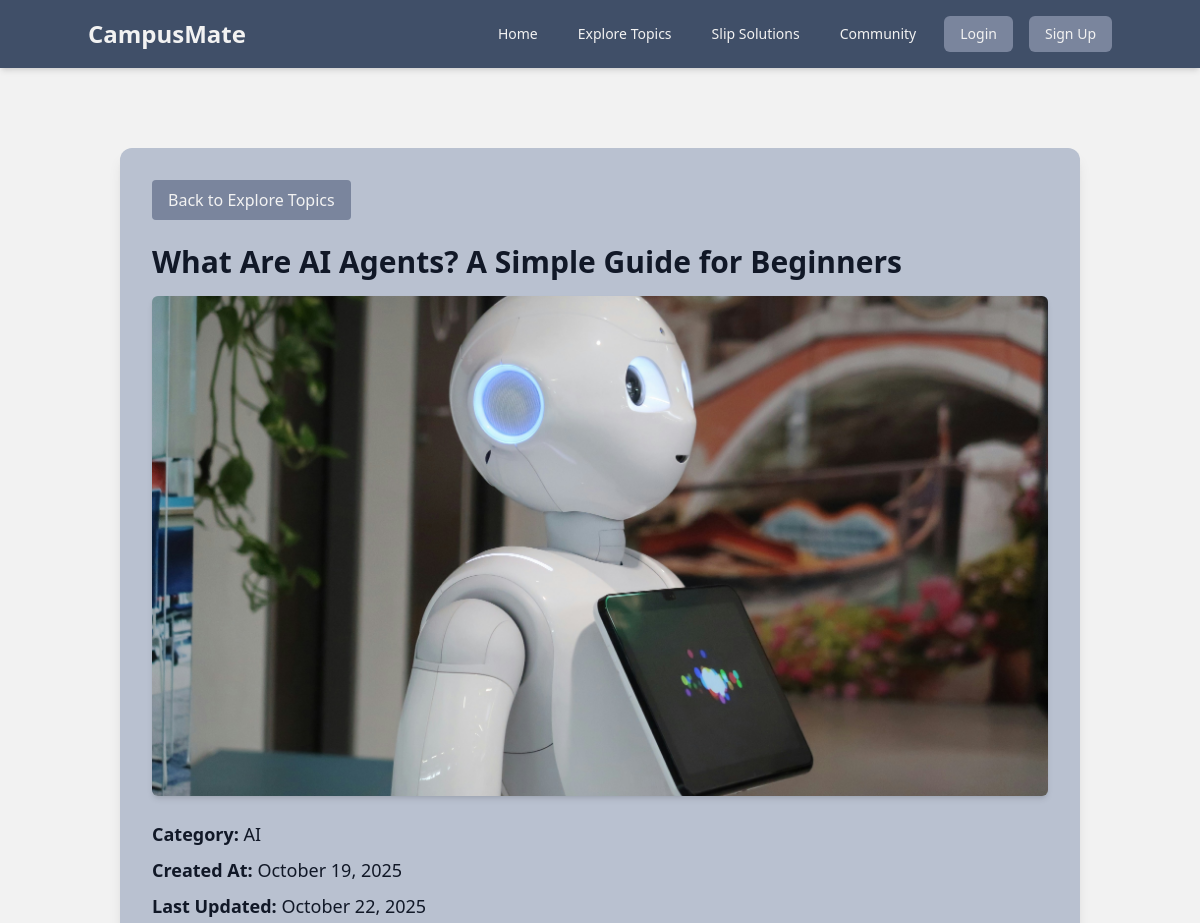
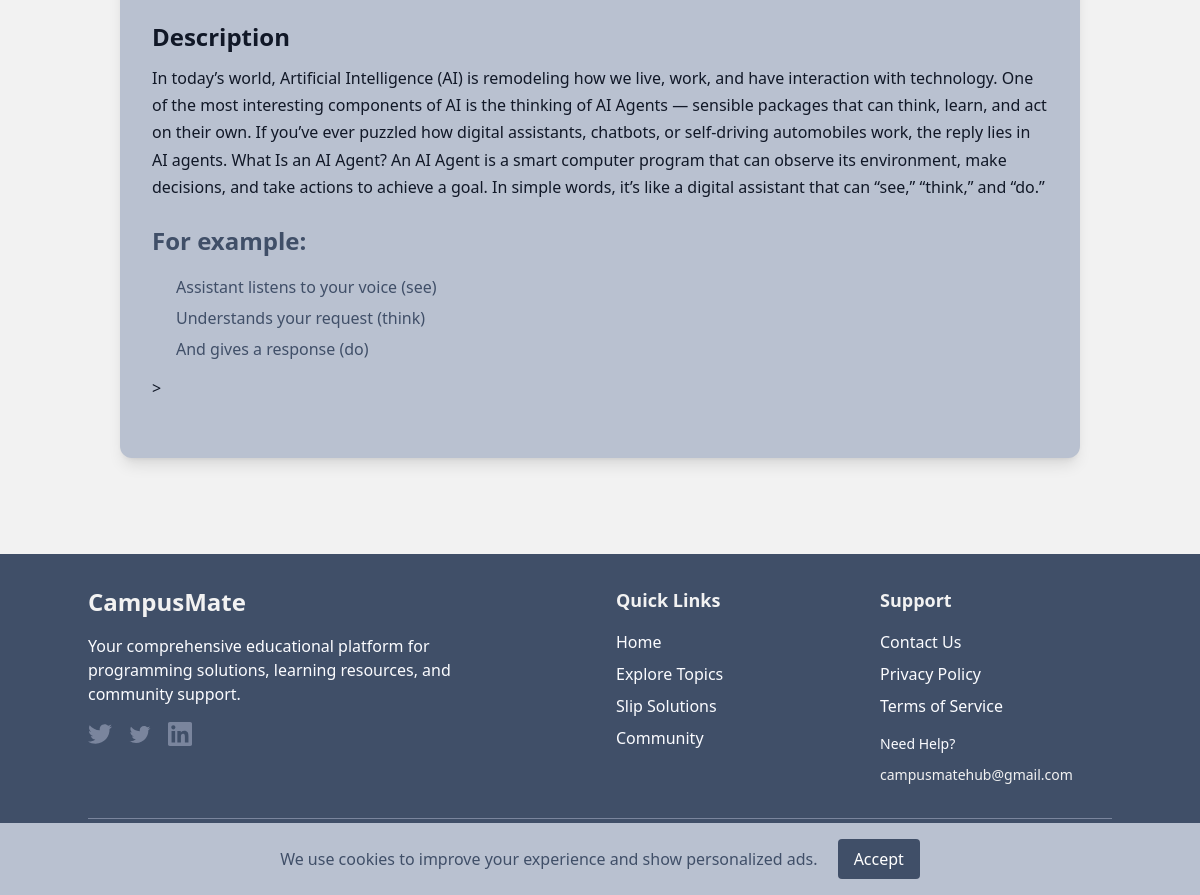
/explore-topics/1/, run on the app's committed database (2 pictures, top to bottom).
### CampusMateApp/models.py (models this page shows, shortened)
class ExploreTopic(models.Model):
    title = models.CharField(max_length=200)
    description = models.TextField()
    image = models.ImageField(upload_to='explore_topics/', blank=True, null=True)
    category = models.CharField(max_length=50, choices=CATEGORY_CHOICES, default='Programming')
    link = models.URLField(blank=True, null=True)
    created_at = models.DateTimeField(blank=True, default=timezone.now)
    updated_at = models.DateTimeField(blank=True)

### CampusMateApp/views.py (the view)
# urls.py: path('explore-topics/<int:pk>/', views.explore_topic_detail_view, name='explore_topic_detail'),
def explore_topic_detail_view(request, pk):
    topic = get_object_or_404(ExploreTopic, pk=pk)
    return render(request, 'explore_topic_detail.html', {'topic': topic})

### CampusMateApp/templates/explore_topic_detail.html (shortened to what this page needs)
{% extends 'base.html' %}
{% load static %}
{% block content %}
<div class="container mx-auto px-4 py-8 bg-[#F2F2F2] dark:bg-[#1a1a1a] transition-colors duration-300">
    <div class="bg-[#B9C1D0] dark:bg-[#2d2d2d] p-8 rounded-xl shadow-lg transition-colors duration-300">
        <a href="{% url 'CampusMateApp:explore_topics' %}" class="inline-block bg-[#7A859D] dark:bg-[#ffffff] dark:text-[#2d2d2d] text-[#F2F2F2] px-4 py-2 rounded mb-6 hover:bg-[#404F68] dark:hover:bg-[#7A859D] transition duration-300">Back to Explore Topics</a>
        <h1 class="text-2xl md:text-3xl font-bold text-gray-900 dark:text-[#F2F2F2] mb-4 transition-colors duration-300">{{ topic.title }}</h1>
        {% if topic.image %}
            <img src="{{ topic.image.url }}" alt="{{ topic.title }}" class="w-full max-h-[500px] aspect-video object-cover rounded-md mb-6 shadow-md">
        {% endif %}
        <div class="text-gray-900 dark:text-[#F2F2F2] md:text-lg mb-6 transition-colors duration-300">
            <p class="mb-2"><strong>Category:</strong> {{ topic.category }}</p>
            <p class="mb-2"><strong>Created At:</strong> {{ topic.created_at|date:"F d, Y" }}</p>
            <p class="mb-2"><strong>Last Updated:</strong> {{ topic.updated_at|date:"F d, Y" }}</p>
        </div>
        <div class="text-gray-900 dark:text-[#F2F2F2] mb-6 transition-colors duration-300">
            <h2 class="text-2xl font-semibold text-gray-900 dark:text-[#F2F2F2] mb-3 transition-colors duration-300">Description</h2>
            <div class="prose prose-lg max-w-none dark:prose-invert">
                <div class="content-html">
                    {{ topic.description|safe }}
                </div>
            </div>
        </div>
    </div>
</div>
{% endblock %}

### CampusMateApp/templates/explore_topic_detail.html (style rules this page uses)
.content-html { line-height: 1.7; }
.content-html h2 { font-size: 1.5rem; font-weight: bold; margin: 1.25rem 0 0.75rem 0; color: #404F68; }
.content-html ol { margin: 0.75rem 0; padding-left: 1.5rem; color: #404F68; }
.content-html li { margin: 0.25rem 0; }

### data on the page
ExploreTopic: title "What Are AI Agents? A Simple Guide for Beginners", image (picture), category "AI", created_at "October 19, 2025", updated_at "October 22, 2025", description "In today’s world, Artificial Intelligence (AI) is remodeling how we live, work, and have interaction with technology. One of the most interesting components of AI is the thinking of AI Agents — sensible packages that can think, learn, and act on their own. If you’ve ever puzzled how digital assistants, chatbots, or self-driving automobiles work, the reply lies in AI agents. What Is an AI Agent? An AI Agent is a smart computer program that can observe its environment, make decisions, and take actions to achieve a goal. In simple words, it’s like a digital assistant that can “see,” “think,” and “do.” For example: Assistant listens to your voice (see) Understands your request (think) And gives…"
